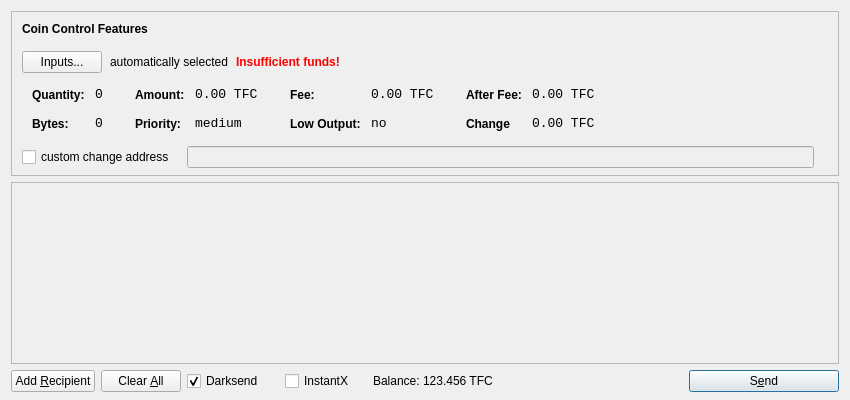
<?xml version="1.0" encoding="UTF-8"?>
<ui version="4.0">
 <class>SendCoinsDialog</class>
 <widget class="QDialog" name="SendCoinsDialog">
  <property name="geometry">
   <rect>
    <x>0</x>
    <y>0</y>
    <width>850</width>
    <height>400</height>
   </rect>
  </property>
  <property name="windowTitle">
   <string>Send Coins</string>
  </property>
  <layout class="QVBoxLayout" name="verticalLayout" stretch="0,1,0">
   <property name="bottomMargin">
    <number>8</number>
   </property>
   <item>
    <widget class="QFrame" name="frameCoinControl">
     <property name="sizePolicy">
      <sizepolicy hsizetype="Expanding" vsizetype="Expanding">
       <horstretch>0</horstretch>
       <verstretch>0</verstretch>
      </sizepolicy>
     </property>
     <property name="maximumSize">
      <size>
       <width>16777215</width>
       <height>16777215</height>
      </size>
     </property>
     <property name="frameShape">
      <enum>QFrame::StyledPanel</enum>
     </property>
     <property name="frameShadow">
      <enum>QFrame::Sunken</enum>
     </property>
     <layout class="QVBoxLayout" name="verticalLayoutCoinControl2">
      <property name="spacing">
       <number>-1</number>
      </property>
      <property name="leftMargin">
       <number>0</number>
      </property>
      <property name="topMargin">
       <number>0</number>
      </property>
      <property name="rightMargin">
       <number>0</number>
      </property>
      <property name="bottomMargin">
       <number>6</number>
      </property>
      <item>
       <layout class="QVBoxLayout" name="verticalLayoutCoinControl" stretch="0,0,0,0,1">
        <property name="spacing">
         <number>0</number>
        </property>
        <property name="leftMargin">
         <number>10</number>
        </property>
        <property name="topMargin">
         <number>10</number>
        </property>
        <item>
         <layout class="QHBoxLayout" name="horizontalLayoutCoinControl1">
          <property name="bottomMargin">
           <number>15</number>
          </property>
          <item>
           <widget class="QLabel" name="labelCoinControlFeatures">
            <property name="sizePolicy">
             <sizepolicy hsizetype="Preferred" vsizetype="Maximum">
              <horstretch>0</horstretch>
              <verstretch>0</verstretch>
             </sizepolicy>
            </property>
            <property name="font">
             <font>
              <weight>75</weight>
              <bold>true</bold>
             </font>
            </property>
            <property name="styleSheet">
             <string notr="true">font-weight:bold;</string>
            </property>
            <property name="text">
             <string>Coin Control Features</string>
            </property>
           </widget>
          </item>
         </layout>
        </item>
        <item>
         <layout class="QHBoxLayout" name="horizontalLayoutCoinControl2" stretch="0,0,0,0">
          <property name="spacing">
           <number>8</number>
          </property>
          <property name="bottomMargin">
           <number>10</number>
          </property>
          <item>
           <widget class="QPushButton" name="pushButtonCoinControl">
            <property name="styleSheet">
             <string notr="true"/>
            </property>
            <property name="text">
             <string>Inputs...</string>
            </property>
           </widget>
          </item>
          <item>
           <widget class="QLabel" name="labelCoinControlAutomaticallySelected">
            <property name="text">
             <string>automatically selected</string>
            </property>
            <property name="margin">
             <number>5</number>
            </property>
           </widget>
          </item>
          <item>
           <widget class="QLabel" name="labelCoinControlInsuffFunds">
            <property name="font">
             <font>
              <weight>75</weight>
              <bold>true</bold>
             </font>
            </property>
            <property name="styleSheet">
             <string notr="true">color:red;font-weight:bold;</string>
            </property>
            <property name="text">
             <string>Insufficient funds!</string>
            </property>
            <property name="margin">
             <number>5</number>
            </property>
           </widget>
          </item>
          <item>
           <spacer name="horizontalSpacerCoinControl">
            <property name="orientation">
             <enum>Qt::Horizontal</enum>
            </property>
            <property name="sizeHint" stdset="0">
             <size>
              <width>40</width>
              <height>1</height>
             </size>
            </property>
           </spacer>
          </item>
         </layout>
        </item>
        <item>
         <widget class="QWidget" name="widgetCoinControl" native="true">
          <property name="sizePolicy">
           <sizepolicy hsizetype="Preferred" vsizetype="Preferred">
            <horstretch>0</horstretch>
            <verstretch>0</verstretch>
           </sizepolicy>
          </property>
          <property name="minimumSize">
           <size>
            <width>0</width>
            <height>0</height>
           </size>
          </property>
          <property name="styleSheet">
           <string notr="true"/>
          </property>
          <layout class="QHBoxLayout" name="horizontalLayoutCoinControl5">
           <property name="margin">
            <number>0</number>
           </property>
           <item>
            <layout class="QHBoxLayout" name="horizontalLayoutCoinControl3" stretch="0,0,0,1">
             <property name="spacing">
              <number>20</number>
             </property>
             <property name="topMargin">
              <number>0</number>
             </property>
             <property name="bottomMargin">
              <number>10</number>
             </property>
             <item>
              <layout class="QFormLayout" name="formLayoutCoinControl1">
               <property name="horizontalSpacing">
                <number>10</number>
               </property>
               <property name="verticalSpacing">
                <number>14</number>
               </property>
               <property name="leftMargin">
                <number>10</number>
               </property>
               <property name="topMargin">
                <number>4</number>
               </property>
               <property name="rightMargin">
                <number>6</number>
               </property>
               <item row="0" column="0">
                <widget class="QLabel" name="labelCoinControlQuantityText">
                 <property name="styleSheet">
                  <string notr="true">font-weight:bold;</string>
                 </property>
                 <property name="text">
                  <string>Quantity:</string>
                 </property>
                 <property name="margin">
                  <number>0</number>
                 </property>
                </widget>
               </item>
               <item row="0" column="1">
                <widget class="QLabel" name="labelCoinControlQuantity">
                 <property name="font">
                  <font>
                   <family>Monospace</family>
                   <pointsize>10</pointsize>
                  </font>
                 </property>
                 <property name="cursor">
                  <cursorShape>IBeamCursor</cursorShape>
                 </property>
                 <property name="contextMenuPolicy">
                  <enum>Qt::ActionsContextMenu</enum>
                 </property>
                 <property name="text">
                  <string>0</string>
                 </property>
                 <property name="margin">
                  <number>0</number>
                 </property>
                 <property name="textInteractionFlags">
                  <set>Qt::LinksAccessibleByMouse|Qt::TextSelectableByKeyboard|Qt::TextSelectableByMouse</set>
                 </property>
                </widget>
               </item>
               <item row="1" column="0">
                <widget class="QLabel" name="labelCoinControlBytesText">
                 <property name="styleSheet">
                  <string notr="true">font-weight:bold;</string>
                 </property>
                 <property name="text">
                  <string>Bytes:</string>
                 </property>
                </widget>
               </item>
               <item row="1" column="1">
                <widget class="QLabel" name="labelCoinControlBytes">
                 <property name="font">
                  <font>
                   <family>Monospace</family>
                   <pointsize>10</pointsize>
                  </font>
                 </property>
                 <property name="cursor">
                  <cursorShape>IBeamCursor</cursorShape>
                 </property>
                 <property name="contextMenuPolicy">
                  <enum>Qt::ActionsContextMenu</enum>
                 </property>
                 <property name="text">
                  <string>0</string>
                 </property>
                 <property name="textInteractionFlags">
                  <set>Qt::LinksAccessibleByMouse|Qt::TextSelectableByKeyboard|Qt::TextSelectableByMouse</set>
                 </property>
                </widget>
               </item>
              </layout>
             </item>
             <item>
              <layout class="QFormLayout" name="formLayoutCoinControl2">
               <property name="horizontalSpacing">
                <number>10</number>
               </property>
               <property name="verticalSpacing">
                <number>14</number>
               </property>
               <property name="leftMargin">
                <number>6</number>
               </property>
               <property name="topMargin">
                <number>4</number>
               </property>
               <property name="rightMargin">
                <number>6</number>
               </property>
               <item row="0" column="0">
                <widget class="QLabel" name="labelCoinControlAmountText">
                 <property name="styleSheet">
                  <string notr="true">font-weight:bold;</string>
                 </property>
                 <property name="text">
                  <string>Amount:</string>
                 </property>
                 <property name="margin">
                  <number>0</number>
                 </property>
                </widget>
               </item>
               <item row="0" column="1">
                <widget class="QLabel" name="labelCoinControlAmount">
                 <property name="font">
                  <font>
                   <family>Monospace</family>
                   <pointsize>10</pointsize>
                  </font>
                 </property>
                 <property name="cursor">
                  <cursorShape>IBeamCursor</cursorShape>
                 </property>
                 <property name="contextMenuPolicy">
                  <enum>Qt::ActionsContextMenu</enum>
                 </property>
                 <property name="text">
                  <string>0.00 TFC</string>
                 </property>
                 <property name="textInteractionFlags">
                  <set>Qt::LinksAccessibleByMouse|Qt::TextSelectableByKeyboard|Qt::TextSelectableByMouse</set>
                 </property>
                </widget>
               </item>
               <item row="1" column="0">
                <widget class="QLabel" name="labelCoinControlPriorityText">
                 <property name="styleSheet">
                  <string notr="true">font-weight:bold;</string>
                 </property>
                 <property name="text">
                  <string>Priority:</string>
                 </property>
                </widget>
               </item>
               <item row="1" column="1">
                <widget class="QLabel" name="labelCoinControlPriority">
                 <property name="font">
                  <font>
                   <family>Monospace</family>
                   <pointsize>10</pointsize>
                  </font>
                 </property>
                 <property name="cursor">
                  <cursorShape>IBeamCursor</cursorShape>
                 </property>
                 <property name="contextMenuPolicy">
                  <enum>Qt::ActionsContextMenu</enum>
                 </property>
                 <property name="text">
                  <string>medium</string>
                 </property>
                 <property name="textInteractionFlags">
                  <set>Qt::LinksAccessibleByMouse|Qt::TextSelectableByKeyboard|Qt::TextSelectableByMouse</set>
                 </property>
                </widget>
               </item>
              </layout>
             </item>
             <item>
              <layout class="QFormLayout" name="formLayoutCoinControl3">
               <property name="horizontalSpacing">
                <number>10</number>
               </property>
               <property name="verticalSpacing">
                <number>14</number>
               </property>
               <property name="leftMargin">
                <number>6</number>
               </property>
               <property name="topMargin">
                <number>4</number>
               </property>
               <property name="rightMargin">
                <number>6</number>
               </property>
               <item row="0" column="0">
                <widget class="QLabel" name="labelCoinControlFeeText">
                 <property name="styleSheet">
                  <string notr="true">font-weight:bold;</string>
                 </property>
                 <property name="text">
                  <string>Fee:</string>
                 </property>
                 <property name="margin">
                  <number>0</number>
                 </property>
                </widget>
               </item>
               <item row="0" column="1">
                <widget class="QLabel" name="labelCoinControlFee">
                 <property name="font">
                  <font>
                   <family>Monospace</family>
                   <pointsize>10</pointsize>
                  </font>
                 </property>
                 <property name="cursor">
                  <cursorShape>IBeamCursor</cursorShape>
                 </property>
                 <property name="contextMenuPolicy">
                  <enum>Qt::ActionsContextMenu</enum>
                 </property>
                 <property name="text">
                  <string>0.00 TFC</string>
                 </property>
                 <property name="textInteractionFlags">
                  <set>Qt::LinksAccessibleByMouse|Qt::TextSelectableByKeyboard|Qt::TextSelectableByMouse</set>
                 </property>
                </widget>
               </item>
               <item row="1" column="0">
                <widget class="QLabel" name="labelCoinControlLowOutputText">
                 <property name="styleSheet">
                  <string notr="true">font-weight:bold;</string>
                 </property>
                 <property name="text">
                  <string>Low Output:</string>
                 </property>
                </widget>
               </item>
               <item row="1" column="1">
                <widget class="QLabel" name="labelCoinControlLowOutput">
                 <property name="font">
                  <font>
                   <family>Monospace</family>
                   <pointsize>10</pointsize>
                  </font>
                 </property>
                 <property name="cursor">
                  <cursorShape>IBeamCursor</cursorShape>
                 </property>
                 <property name="contextMenuPolicy">
                  <enum>Qt::ActionsContextMenu</enum>
                 </property>
                 <property name="text">
                  <string>no</string>
                 </property>
                 <property name="textInteractionFlags">
                  <set>Qt::LinksAccessibleByMouse|Qt::TextSelectableByKeyboard|Qt::TextSelectableByMouse</set>
                 </property>
                </widget>
               </item>
              </layout>
             </item>
             <item>
              <layout class="QFormLayout" name="formLayoutCoinControl4">
               <property name="horizontalSpacing">
                <number>10</number>
               </property>
               <property name="verticalSpacing">
                <number>14</number>
               </property>
               <property name="leftMargin">
                <number>6</number>
               </property>
               <property name="topMargin">
                <number>4</number>
               </property>
               <property name="rightMargin">
                <number>6</number>
               </property>
               <item row="0" column="0">
                <widget class="QLabel" name="labelCoinControlAfterFeeText">
                 <property name="styleSheet">
                  <string notr="true">font-weight:bold;</string>
                 </property>
                 <property name="text">
                  <string>After Fee:</string>
                 </property>
                 <property name="margin">
                  <number>0</number>
                 </property>
                </widget>
               </item>
               <item row="0" column="1">
                <widget class="QLabel" name="labelCoinControlAfterFee">
                 <property name="font">
                  <font>
                   <family>Monospace</family>
                   <pointsize>10</pointsize>
                  </font>
                 </property>
                 <property name="cursor">
                  <cursorShape>IBeamCursor</cursorShape>
                 </property>
                 <property name="contextMenuPolicy">
                  <enum>Qt::ActionsContextMenu</enum>
                 </property>
                 <property name="text">
                  <string>0.00 TFC</string>
                 </property>
                 <property name="textInteractionFlags">
                  <set>Qt::LinksAccessibleByMouse|Qt::TextSelectableByKeyboard|Qt::TextSelectableByMouse</set>
                 </property>
                </widget>
               </item>
               <item row="1" column="0">
                <widget class="QLabel" name="labelCoinControlChangeText">
                 <property name="styleSheet">
                  <string notr="true">font-weight:bold;</string>
                 </property>
                 <property name="text">
                  <string>Change</string>
                 </property>
                </widget>
               </item>
               <item row="1" column="1">
                <widget class="QLabel" name="labelCoinControlChange">
                 <property name="font">
                  <font>
                   <family>Monospace</family>
                   <pointsize>10</pointsize>
                  </font>
                 </property>
                 <property name="cursor">
                  <cursorShape>IBeamCursor</cursorShape>
                 </property>
                 <property name="contextMenuPolicy">
                  <enum>Qt::ActionsContextMenu</enum>
                 </property>
                 <property name="text">
                  <string>0.00 TFC</string>
                 </property>
                 <property name="textInteractionFlags">
                  <set>Qt::LinksAccessibleByMouse|Qt::TextSelectableByKeyboard|Qt::TextSelectableByMouse</set>
                 </property>
                </widget>
               </item>
              </layout>
             </item>
            </layout>
           </item>
          </layout>
         </widget>
        </item>
        <item>
         <layout class="QHBoxLayout" name="horizontalLayoutCoinControl4" stretch="0,0,0">
          <property name="spacing">
           <number>12</number>
          </property>
          <property name="sizeConstraint">
           <enum>QLayout::SetDefaultConstraint</enum>
          </property>
          <property name="topMargin">
           <number>5</number>
          </property>
          <property name="rightMargin">
           <number>5</number>
          </property>
          <item>
           <widget class="QCheckBox" name="checkBoxCoinControlChange">
            <property name="text">
             <string>custom change address</string>
            </property>
           </widget>
          </item>
          <item>
           <widget class="QLineEdit" name="lineEditCoinControlChange">
            <property name="enabled">
             <bool>false</bool>
            </property>
            <property name="sizePolicy">
             <sizepolicy hsizetype="Expanding" vsizetype="Fixed">
              <horstretch>0</horstretch>
              <verstretch>0</verstretch>
             </sizepolicy>
            </property>
           </widget>
          </item>
          <item>
           <widget class="QLabel" name="labelCoinControlChangeLabel">
            <property name="sizePolicy">
             <sizepolicy hsizetype="Preferred" vsizetype="Expanding">
              <horstretch>0</horstretch>
              <verstretch>0</verstretch>
             </sizepolicy>
            </property>
            <property name="minimumSize">
             <size>
              <width>0</width>
              <height>0</height>
             </size>
            </property>
            <property name="text">
             <string/>
            </property>
            <property name="margin">
             <number>3</number>
            </property>
           </widget>
          </item>
         </layout>
        </item>
        <item>
         <spacer name="verticalSpacerCoinControl">
          <property name="orientation">
           <enum>Qt::Vertical</enum>
          </property>
          <property name="sizeHint" stdset="0">
           <size>
            <width>800</width>
            <height>1</height>
           </size>
          </property>
         </spacer>
        </item>
       </layout>
      </item>
     </layout>
    </widget>
   </item>
   <item>
    <widget class="QScrollArea" name="scrollArea">
     <property name="widgetResizable">
      <bool>true</bool>
     </property>
     <widget class="QWidget" name="scrollAreaWidgetContents">
      <property name="geometry">
       <rect>
        <x>0</x>
        <y>0</y>
        <width>830</width>
        <height>165</height>
       </rect>
      </property>
      <layout class="QVBoxLayout" name="verticalLayout_2">
       <property name="margin">
        <number>0</number>
       </property>
       <item>
        <layout class="QVBoxLayout" name="entries">
         <property name="spacing">
          <number>6</number>
         </property>
        </layout>
       </item>
       <item>
        <spacer name="verticalSpacer">
         <property name="orientation">
          <enum>Qt::Vertical</enum>
         </property>
         <property name="sizeHint" stdset="0">
          <size>
           <width>20</width>
           <height>40</height>
          </size>
         </property>
        </spacer>
       </item>
      </layout>
     </widget>
    </widget>
   </item>
   <item>
    <layout class="QHBoxLayout" name="horizontalLayout">
     <item>
      <widget class="QPushButton" name="addButton">
       <property name="toolTip">
        <string>Send to multiple recipients at once</string>
       </property>
       <property name="text">
        <string>Add &amp;Recipient</string>
       </property>
       <property name="autoDefault">
        <bool>false</bool>
       </property>
      </widget>
     </item>
     <item>
      <widget class="QPushButton" name="clearButton">
       <property name="sizePolicy">
        <sizepolicy hsizetype="Minimum" vsizetype="Fixed">
         <horstretch>0</horstretch>
         <verstretch>0</verstretch>
        </sizepolicy>
       </property>
       <property name="toolTip">
        <string>Remove all transaction fields</string>
       </property>
       <property name="text">
        <string>Clear &amp;All</string>
       </property>
       <property name="autoRepeatDelay">
        <number>300</number>
       </property>
       <property name="autoDefault">
        <bool>false</bool>
       </property>
      </widget>
     </item>
     <item>
      <layout class="QHBoxLayout" name="horizontalLayout_2">
       <property name="spacing">
        <number>3</number>
       </property>
        <item>
        <widget class="QCheckBox" name="checkUseDarksend">
         <property name="minimumSize">
          <size>
           <width>95</width>
           <height>0</height>
          </size>
         </property>
         <property name="text">
          <string>Darksend</string>
         </property>
         <property name="checked">
          <bool>true</bool>
         </property>
        </widget>
       </item>
       <item>
        <widget class="QCheckBox" name="checkInstantX">
         <property name="enabled">
          <bool>true</bool>
         </property>
         <property name="minimumSize">
          <size>
           <width>85</width>
           <height>0</height>
          </size>
         </property>
         <property name="text">
          <string>InstantX</string>
         </property>
        </widget>
       </item>
       <item>
        <widget class="QLabel" name="label">
         <property name="sizePolicy">
          <sizepolicy hsizetype="Preferred" vsizetype="Fixed">
           <horstretch>0</horstretch>
           <verstretch>0</verstretch>
          </sizepolicy>
         </property>
         <property name="text">
          <string>Balance:</string>
         </property>
        </widget>
       </item>
       <item>
        <widget class="QLabel" name="labelBalance">
         <property name="sizePolicy">
          <sizepolicy hsizetype="Preferred" vsizetype="Fixed">
           <horstretch>0</horstretch>
           <verstretch>0</verstretch>
          </sizepolicy>
         </property>
         <property name="cursor">
          <cursorShape>IBeamCursor</cursorShape>
         </property>
         <property name="text">
          <string>123.456 TFC</string>
         </property>
         <property name="textInteractionFlags">
          <set>Qt::LinksAccessibleByMouse|Qt::TextSelectableByKeyboard|Qt::TextSelectableByMouse</set>
         </property>
        </widget>
       </item>
      </layout>
     </item>
     <item>
      <spacer name="horizontalSpacer">
       <property name="orientation">
        <enum>Qt::Horizontal</enum>
       </property>
       <property name="sizeHint" stdset="0">
        <size>
         <width>40</width>
         <height>20</height>
        </size>
       </property>
      </spacer>
     </item>
     <item>
      <widget class="QPushButton" name="sendButton">
       <property name="minimumSize">
        <size>
         <width>150</width>
         <height>0</height>
        </size>
       </property>
       <property name="toolTip">
        <string>Confirm the send action</string>
       </property>
       <property name="text">
        <string>S&amp;end</string>
       </property>
       <property name="icon">
        <iconset resource="../bitcoin.qrc">
         <normaloff>:/icons/send</normaloff>:/icons/send</iconset>
       </property>
       <property name="default">
        <bool>true</bool>
       </property>
      </widget>
     </item>
    </layout>
   </item>
  </layout>
 </widget>
 <resources>
  <include location="../bitcoin.qrc"/>
 </resources>
 <connections/>
</ui>
